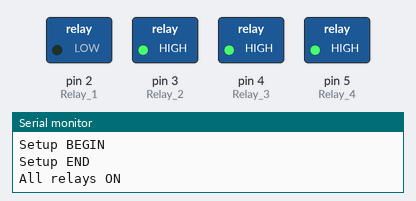
The sketch below on a simulated Arduino Uno, built with avr-gcc and run on an emulated ATmega328P. Shown: switched loads named in the sketch (green lamp = pin HIGH), the last lines printed to the serial monitor.

Above: at 14.5 s.
At 15.5 s:
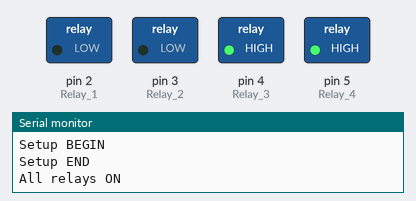
At 16.5 s:
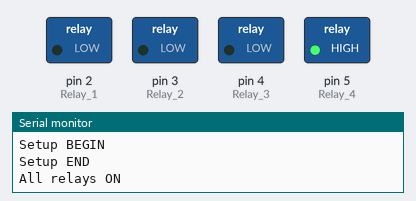
At 19.0 s:
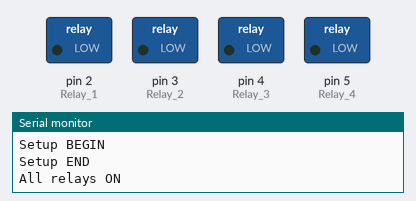
At 22.5 s:
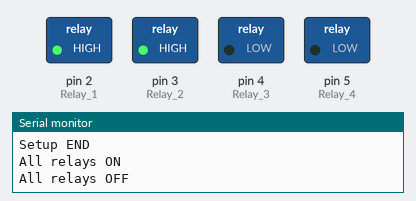
At 26.0 s:
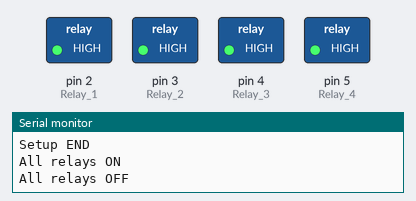
Timing chart, 0 to 32.2 s (numbered marks = the images above):
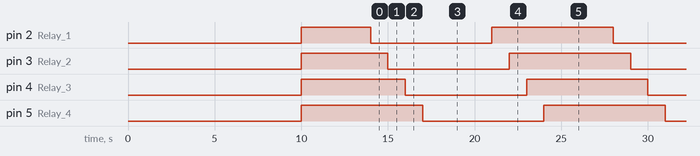

The sketch:

RelayExample.ino
```cpp
/* YourDuino Example: Relay Control 1.10
  Handles "Relay is active-low" to assure
  no relay activation from reset until
  application is ready.
   terry@yourduino.com */

/*-----( Import needed libraries )-----*/
/*-----( Declare Constants )-----*/
#define RELAY_ON 0
#define RELAY_OFF 1
/*-----( Declare objects )-----*/
/*-----( Declare Variables )-----*/
#define Relay_1  2  // Arduino Digital I/O pin number
#define Relay_2  3
#define Relay_3  4
#define Relay_4  5

void setup()   /****** SETUP: RUNS ONCE ******/
{
  Serial.begin(9600);
  delay(10000);

  Serial.println("Setup BEGIN");
//-------( Initialize Pins so relays are inactive at reset)----
  digitalWrite(Relay_1, RELAY_OFF);
  digitalWrite(Relay_2, RELAY_OFF);
  digitalWrite(Relay_3, RELAY_OFF);
  digitalWrite(Relay_4, RELAY_OFF);

//---( THEN set pins as outputs )----
  pinMode(Relay_1, OUTPUT);
  pinMode(Relay_2, OUTPUT);
  pinMode(Relay_3, OUTPUT);
  pinMode(Relay_4, OUTPUT);
  delay(4000); //Check that all relays are inactive at Reset

  Serial.println("Setup END");

}//--(end setup )---


void loop()   /****** LOOP: RUNS CONSTANTLY ******/
{
//---( Turn all 4 relays ON in sequence)---

  Serial.println("All relays ON");
  digitalWrite(Relay_1, RELAY_ON);// set the Relay ON
  delay(1000);              // wait for a second
  digitalWrite(Relay_2, RELAY_ON);// set the Relay ON
  delay(1000);              // wait for a second
  digitalWrite(Relay_3, RELAY_ON);// set the Relay ON
  delay(1000);              // wait for a second
  digitalWrite(Relay_4, RELAY_ON);// set the Relay ON
  delay(4000);              // wait see all relays ON

  Serial.println("All relays OFF");
//---( Turn all 4 relays OFF in sequence)---
  digitalWrite(Relay_1, RELAY_OFF);// set the Relay OFF
  delay(1000);              // wait for a second
  digitalWrite(Relay_2, RELAY_OFF);// set the Relay OFF
  delay(1000);              // wait for a second
  digitalWrite(Relay_3, RELAY_OFF);// set the Relay OFF
  delay(1000);              // wait for a second
  digitalWrite(Relay_4, RELAY_OFF);// set the Relay OFF
  delay(4000);              // wait see all relays OFF


}//--(end main loop )---


//*********( THE END )***********
```

Measured:
- by itself, pin 2 (Relay_1), pin 3 (Relay_2), pin 4 (Relay_3), pin 5 (Relay_4): alternates HIGH for 7.0 s and LOW for 7.0 s
